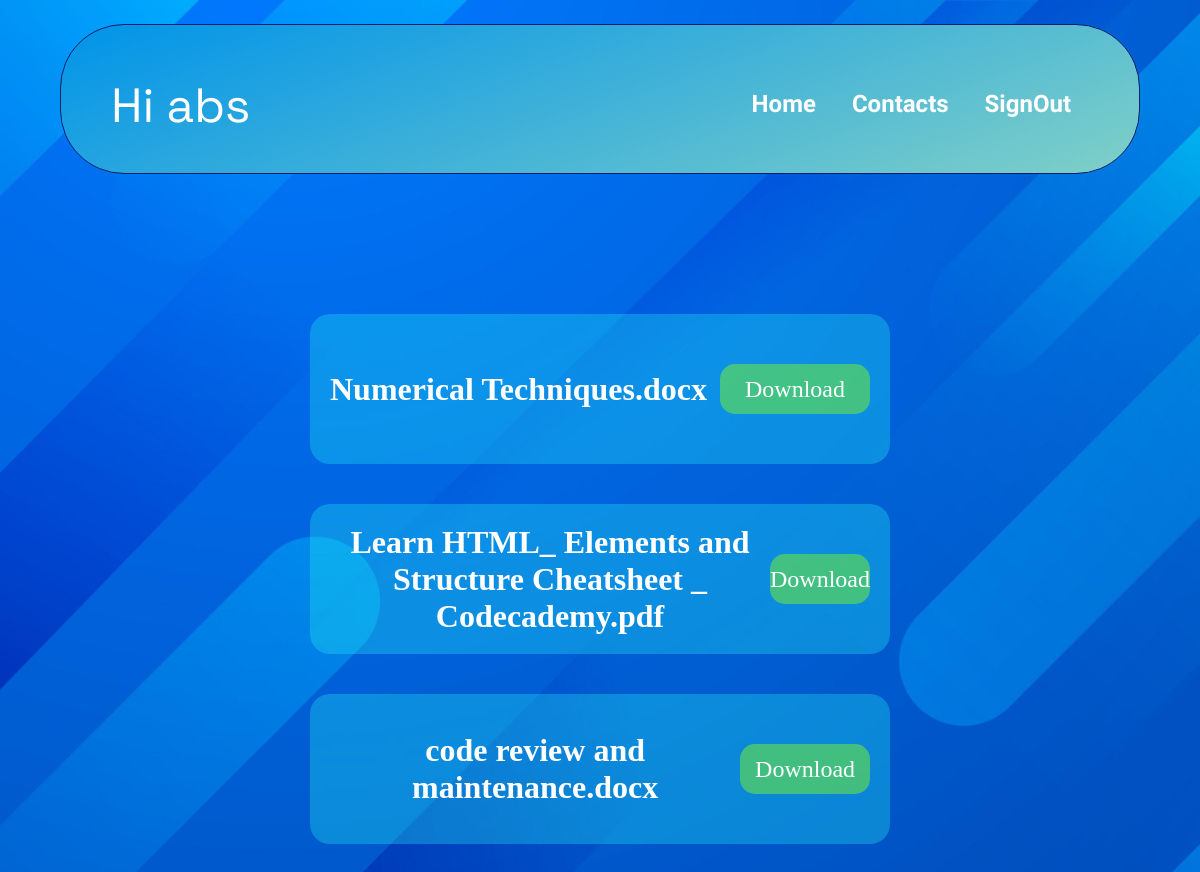
Screenshot of /studentComp/NoteShow.php?sname=Computer Graphics (signed in) with the database file from the repository.
### tables this page shows
CREATE TABLE `note` (
  `id` bigint(255) NOT NULL,
  `fname` varbinary(255) NOT NULL,
  `topic` varchar(255) NOT NULL,
  `sname` varchar(255) NOT NULL,
  `tid` int(50) NOT NULL
);

### studentComp/NoteShow.php (the view, shortened to what this page needs)
<?php
    include_once 'student_nav.php';
    if(isset($_GET['sname'])){
        $sub = $_GET['sname'];
    }
?>
<!DOCTYPE html>
<html lang="en">
<head>
    <link rel="stylesheet" href="../css/class.css">
</head>
<body>
    <div class="container">
    <?php
             $qry = "SELECT * FROM note WHERE sname='$sub'";
             $res = mysqli_query($con,$qry);
              while($file = mysqli_fetch_assoc($res))
              {
                ?>
                <div class="card">
                <h3><?php echo $file['fname']?></h3>
                <div id="download-btn" ><a href="fileDownload.php?file_id=<?php echo $file['id']?>">Download</a></div>
                </div>
                <?php
              }
              ?>
    </div>
</body>
</html>

### css/class.css (style rules this page uses)
* { margin: 0; box-sizing: border-box; }
body { background-image: url("../images/blue-gradient.jpg"); background-size: cover; }
a { color: black; }
a:-webkit-any-link { text-decoration: none; color: white; }
a { text-decoration: none; }
.container { color: white; margin-top: 100px; display: flex; flex-direction: column; justify-content: center; align-items: center; flex-wrap: wrap; padding: 20px; }
.card { display: flex; flex-direction: row; width: 50%; height: 150px; justify-content: space-between; align-items: center; text-align: center; padding: 20px; background-color: rgba(37, 245, 245, 0.3); border-radius: 20px; margin: 20px auto; }
.card > h3 { text-align: center; font-size: 2rem; }
#download-btn { display: flex; justify-content: center; align-items: center; height: 50px; width: 150px; background-color: rgba(122, 245, 41, 0.5); border-radius: 15px; font-size: 1.5rem; transition: 300ms ease-in-out; }

### rows the page displays
note: fname "Numerical Techniques.docx"
note: fname "Learn HTML_ Elements and Structure Cheatsheet _ Codecademy.pdf"
note: fname "code review and maintenance.docx"

### other values shown
$nm "abs"
